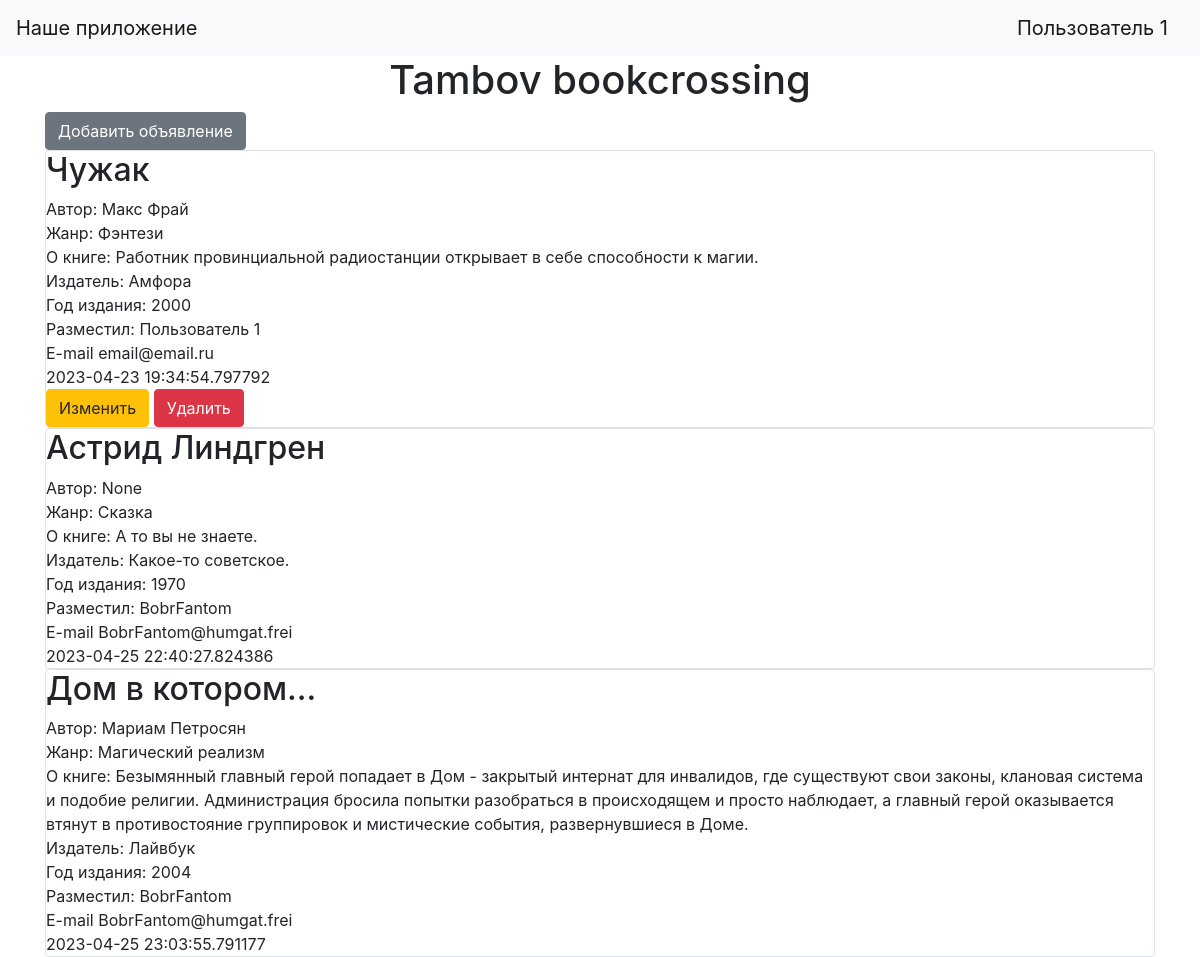
Page /index (signed in) on the committed database.
### data/users.py (models this page shows, shortened)
class User(SqlAlchemyBase, UserMixin):
    __tablename__ = 'users'
    id = sqlalchemy.Column(sqlalchemy.Integer,
                           primary_key=True, autoincrement=True)
    name = sqlalchemy.Column(sqlalchemy.String, nullable=True)
    email = sqlalchemy.Column(sqlalchemy.String,
                              index=True, unique=True, nullable=True)
    hashed_password = sqlalchemy.Column(sqlalchemy.String, nullable=True)
    news = orm.relationship("Ads", back_populates='user')

### data/ads.py (models this page shows)
class Ads(SqlAlchemyBase):
    __tablename__ = 'ads'
    id = sqlalchemy.Column(sqlalchemy.Integer,
                           primary_key=True, autoincrement=True)
    title = sqlalchemy.Column(sqlalchemy.String, nullable=True)
    author = sqlalchemy.Column(sqlalchemy.String, nullable=True)
    genre = sqlalchemy.Column(sqlalchemy.String, nullable=True)
    about = sqlalchemy.Column(sqlalchemy.String, nullable=True)
    created_date = sqlalchemy.Column(sqlalchemy.DateTime,
                                     default=datetime.datetime.now)
    publisher = sqlalchemy.Column(sqlalchemy.String, nullable=True)
    year = sqlalchemy.Column(sqlalchemy.Integer, nullable=True)
    user_id = sqlalchemy.Column(sqlalchemy.Integer,
                                sqlalchemy.ForeignKey("users.id"))
    user = orm.relationship('User')

### main.py (the view)
@app.route("/")
@app.route("/index")
def index():
    db_sess = db_session.create_session()
    ads = db_sess.query(Ads)
    return render_template("index.html", ads=ads)

### data/db_session.py (called while the page is built)
def create_session() -> Session:
    global __factory
    return __factory()

### main.py (called while the page is built)
@login_manager.user_loader
def load_user(user_id):
    db_sess = db_session.create_session()
    return db_sess.query(User).get(user_id)

### templates/index.html
{% extends "base.html" %}
{% block content %}
<h1 align="center">Tambov bookcrossing</h1>
{% if current_user.is_authenticated %}
    <a href="news" class="btn btn-secondary">Добавить объявление</a>
{% endif %}
{% for item in ads%}
<div class="col-md6 border rounded">
    <h2>{{item.title}}</h2>
    <div>
        Автор: {{item.author}}
    </div>
    <div>
        Жанр: {{item.genre}}
    </div>
    <div>
        О книге:
        {{item.about}}
    </div>
    <div>
        Издатель: {{item.publisher}}
    </div>
    <div>
        Год издания: {{item.year}}
    </div>
    <div>
        Разместил: {{item.user.name}}
    </div>
    <div>
        E-mail {{item.user.email}}
    </div>
    <div>
        {{item.created_date}}
    </div>
    {% if current_user.is_authenticated and current_user == item.user %}
    <div>
        <a href="/news/{{ item.id }}" class="btn btn-warning">
            Изменить
        </a>
        <a href="/news_delete/{{ item.id }}" class="btn btn-danger">
            Удалить
        </a>
    </div>
{% endif %}
</div>
{% endfor %}
{% endblock %}

### templates/base.html (shortened to what this page needs)
<!doctype html>
<html lang="en">
<head>
    <link rel="stylesheet"
          href="https://stackpath.bootstrapcdn.com/bootstrap/4.4.1/css/bootstrap.min.css"
>
</head>
<body>
<header>
    <nav class="navbar navbar-light bg-light">
        <a class="navbar-brand" href="#">Наше приложение</a>
        {% if current_user.is_authenticated %}
            <a class="navbar-brand" href="/logout">{{ current_user.name }}</a>
        {% else %}
            <p>
                <a class="btn btn-primary " href="/register">Зарегистрироваться</a>
                <a class="btn btn-success" href="/login">Войти</a>
            </p>
        {% endif %}
    </nav>
</header>
<main role="main" class="container">
    {% block content %}{% endblock %}
</main>
</body>
</html>

### rows in the picture
User: name "Пользователь 1"
Ads: title "Чужак", author "Макс Фрай", genre "Фэнтези", about "Работник провинциальной радиостанции открывает в себе способности к магии.", publisher "Амфора", year "2000", user.name "Пользователь 1", user.email "email@email.ru", created_date "2023-04-23 19:34:54.797792"
Ads: title "Астрид Линдгрен", author "None", genre "Сказка", about "А то вы не знаете.", publisher "Какое-то советское.", year "1970", user.name "BobrFantom", user.email "BobrFantom@humgat.frei", created_date "2023-04-25 22:40:27.824386"
Ads: title "Дом в котором...", author "Мариам Петросян", genre "Магический реализм", about "Безымянный главный герой попадает в Дом - закрытый интернат для инвалидов, где существуют свои законы, клановая система и подобие религии. Администрация бросила попытки разобраться в происходящем и просто наблюдает, а главный герой оказывается втянут в противостояние группировок и мистические события, развернувшиеся в Доме.", publisher "Лайвбук", year "2004", user.name "BobrFantom", user.email "BobrFantom@humgat.frei", created_date "2023-04-25 23:03:55.791177"
